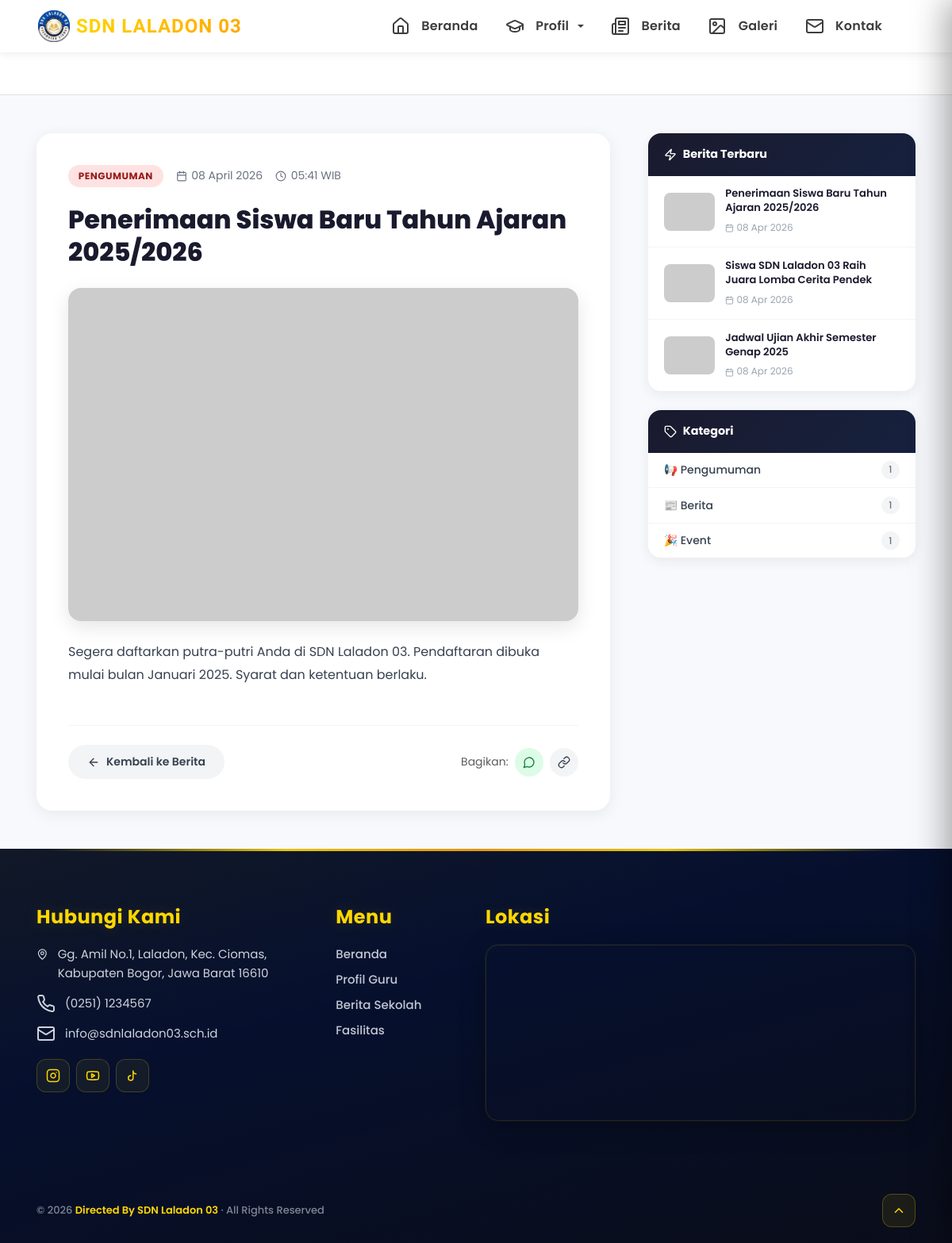
Screenshot of /laladon/berita_detail.php?id=1 with the database file from the repository.
### tables this page shows
CREATE TABLE IF NOT EXISTS announcements (
    id           INT AUTO_INCREMENT PRIMARY KEY,
    title        VARCHAR(255) NOT NULL,
    content      TEXT NOT NULL,
    category     ENUM('pengumuman', 'berita', 'event') DEFAULT 'pengumuman',
    image        VARCHAR(255) DEFAULT 'https://placehold.co/600x400/34495e/ffffff?text=Berita',
    is_published TINYINT(1) DEFAULT 1,
    created_at   TIMESTAMP DEFAULT CURRENT_TIMESTAMP
);

### laladon/berita_detail.php (the view, shortened to what this page needs)
<?php
include 'koneksi.php';
include 'header.php';
$id = isset($_GET['id']) ? (int)$_GET['id'] : 0;
$query = "SELECT * FROM announcements WHERE id='$id' AND is_published=1";
$result = mysqli_query($koneksi, $query);
$row = mysqli_fetch_assoc($result);
function getCatClass($cat) {
    return match($cat) {
        'pengumuman' => 'pengumuman',
        'berita'     => 'berita',
        'event'      => 'event',
        default      => 'berita'
    };
}
function getCatLabel($cat) {
    return match($cat) {
        'pengumuman' => 'Pengumuman',
        'berita'     => 'Berita',
        'event'      => 'Event',
        default      => 'Berita'
    };
}
?>
<section class="py-3 bg-white border-bottom">
    <div class="container">
    </div>
</section>
<section class="py-5" style="background-color:#f8f9fc;">
    <div class="container">
        <div class="row g-5">
            <div class="col-lg-8">
                <article style="background:#fff;border-radius:20px;padding:2.5rem;box-shadow:0 4px 20px rgba(0,0,0,0.07);">
                    <div class="article-meta">
                        <span class="news-cat-badge <?php echo getCatClass($row['category']); ?>" style="position:static;font-size:0.75rem;">
                            <?php echo getCatLabel($row['category']); ?>
                        </span>
                        <span class="article-meta-item">
                            <i data-lucide="calendar" style="width:14px;height:14px;"></i>
                            <?php echo date('d F Y', strtotime($row['created_at'])); ?>
                        </span>
                        <span class="article-meta-item">
                            <i data-lucide="clock" style="width:14px;height:14px;"></i>
                            <?php echo date('H:i', strtotime($row['created_at'])); ?> WIB
                        </span>
                    </div>
                    <h1 class="article-title mb-4"><?php echo htmlspecialchars($row['title']); ?></h1>
                    <img src="<?php echo htmlspecialchars($row['image']); ?>"
                         alt="<?php echo htmlspecialchars($row['title']); ?>"
                         class="article-hero">
                    <div class="article-body">
                        <?php echo nl2br(htmlspecialchars($row['content'])); ?>
                    </div>
                    <div class="mt-5 pt-4 d-flex align-items-center justify-content-between flex-wrap gap-3"
                         style="border-top:1px solid #f3f4f6;">
                        <a href="berita.php" class="article-back-btn">
                            <i data-lucide="arrow-left" style="width:16px;height:16px;"></i>
                            Kembali ke Berita
                        </a>
                        <div class="d-flex align-items-center gap-2">
                            <span class="text-muted small">Bagikan:</span>
                            <a href="#" title="Bagikan ke WhatsApp"
                               style="width:36px;height:36px;border-radius:50%;background:#dcfce7;display:flex;align-items:center;justify-content:center;color:#15803d;text-decoration:none;">
                                <i data-lucide="message-circle" style="width:16px;height:16px;"></i>
                            </a>
                            <a href="#" title="Salin tautan"
                               style="width:36px;height:36px;border-radius:50%;background:#f3f4f6;display:flex;align-items:center;justify-content:center;color:#374151;text-decoration:none;"
                               onclick="navigator.clipboard.writeText(window.location.href);return false;">
                                <i data-lucide="link" style="width:16px;height:16px;"></i>
                            </a>
                        </div>
                    </div>
                </article>
            </div>
            <div class="col-lg-4">
                <div class="news-sidebar-card">
                    <div class="news-sidebar-header">
                        <i data-lucide="zap" style="width:16px;height:16px;"></i>
                        Berita Terbaru
                    </div>
                    <?php
                    $latest_query = "SELECT * FROM announcements WHERE is_published=1 ORDER BY created_at DESC LIMIT 5";
                    $latest_result = mysqli_query($koneksi, $latest_query);
                    while ($latest = mysqli_fetch_assoc($latest_result)):
                    ?>
                    <a href="berita_detail.php?id=<?php echo $latest['id']; ?>" class="sidebar-news-item">
                        <img src="<?php echo htmlspecialchars($latest['image']); ?>" alt="<?php echo htmlspecialchars($latest['title']); ?>">
                        <div>
                            <h6><?php echo htmlspecialchars($latest['title']); ?></h6>
                            <small><i data-lucide="calendar" style="width:11px;height:11px;display:inline;"></i> <?php echo date('d M Y', strtotime($latest['created_at'])); ?></small>
                        </div>
                    </a>
                    <?php endwhile; ?>
                </div>
                <div class="news-sidebar-card">
                    <div class="news-sidebar-header">
                        <i data-lucide="tag" style="width:16px;height:16px;"></i>
                        Kategori
                    </div>
                    <?php
                    $cats = [
                        ['slug' => 'pengumuman', 'label' => '📢 Pengumuman'],
                        ['slug' => 'berita',     'label' => '📰 Berita'],
                        ['slug' => 'event',      'label' => '🎉 Event'],
                    ];
                    foreach ($cats as $cat):
                        $cnt_q = mysqli_query($koneksi, "SELECT COUNT(*) as total FROM announcements WHERE is_published=1 AND category='{$cat['slug']}'");
                        $cnt = mysqli_fetch_assoc($cnt_q)['total'];
                    ?>
                    <a href="berita.php?category=<?php echo $cat['slug']; ?>" class="sidebar-cat-btn">
                        <?php echo $cat['label']; ?>
                        <span><?php echo $cnt; ?></span>
                    </a>
                    <?php endforeach; ?>
                </div>
            </div>
        </div>
    </div>
</section>
<?php include 'footer.php'; ?>

### laladon/css/main.css (style rules this page uses)
:root { --gold: #FFD700; --gold-dark: #FFA500; --gold-deep: #e6a800; --gold-amber: #c8890a; --navy: #1a1a2e; --navy-mid: #16213e; --dark-text: #3d1f00; --gray-light: #f8f9fa; --gray-mid: #6b7280; --gray-border: #f3f4f6; --shadow-sm: 0 2px 10px rgba(0,0,0,0.08); --shadow-md: 0 4px 20px rgba(0,0,0,0.08); --shadow-lg: 0 16px 40px rgba(0,0,0,0.12); --transition-base: 0.3s ease; --transition-fast: 0.2s ease; }
html { scroll-behavior: smooth; }
body { font-family: 'Poppins', sans-serif; background-color: var(--gray-light); overflow-x: hidden; }
img { max-width: 100%; height: auto; display: block; }
section { margin: 0; padding: 0; }
.news-cat-badge { position: absolute; top: 0.85rem; left: 0.85rem; font-size: 0.72rem; font-weight: 700; padding: 0.3rem 0.8rem; border-radius: 50px; letter-spacing: 0.5px; text-transform: uppercase; }
.news-cat-badge.pengumuman { background: #fee2e2; color: #991b1b; }
.article-meta { display: flex; flex-wrap: wrap; align-items: center; gap: 1rem; margin-bottom: 1.25rem; font-size: 0.875rem; color: var(--gray-mid); }
.article-meta-item { display: flex; align-items: center; gap: 0.35rem; }
.article-title { font-size: clamp(1.5rem, 3vw, 2rem); font-weight: 800; color: var(--navy); line-height: 1.3; margin-bottom: 0; }
.article-hero { width: 100%; max-height: 420px; object-fit: cover; border-radius: 16px; margin: 1.5rem 0; box-shadow: 0 8px 24px rgba(0,0,0,0.1); }
.article-body { font-size: 1rem; line-height: 1.85; color: #374151; }
.article-back-btn { display: inline-flex; align-items: center; gap: 0.5rem; padding: 0.7rem 1.5rem; border-radius: 50px; background: var(--gray-border); color: #374151; font-weight: 600; font-size: 0.875rem; text-decoration: none; transition: all 0.25s; }
.news-sidebar-card { background: #fff; border-radius: 16px; overflow: hidden; box-shadow: 0 4px 16px rgba(0,0,0,0.07); margin-bottom: 1.5rem; }
.news-sidebar-header { background: linear-gradient(135deg, var(--navy), var(--navy-mid)); color: #fff; padding: 1rem 1.25rem; font-size: 0.9rem; font-weight: 700; display: flex; align-items: center; gap: 0.5rem; }
.sidebar-news-item { display: flex; align-items: center; gap: 0.85rem; padding: 0.85rem 1.25rem; border-bottom: 1px solid var(--gray-border); text-decoration: none; color: inherit; transition: background var(--transition-fast); }
.sidebar-news-item:last-child { border-bottom: none; }
.sidebar-news-item img { width: 64px; height: 48px; object-fit: cover; border-radius: 8px; flex-shrink: 0; }
.sidebar-news-item h6 { font-size: 0.82rem; font-weight: 600; color: var(--navy); margin: 0 0 0.2rem; line-height: 1.35; display: -webkit-box; -webkit-line-clamp: 2; line-clamp: 2; -webkit-box-orient: vertical; overflow: hidden; }
.sidebar-news-item small { color: #9ca3af; font-size: 0.75rem; }
.sidebar-cat-btn { display: flex; align-items: center; justify-content: space-between; padding: 0.65rem 1.25rem; border-bottom: 1px solid var(--gray-border); text-decoration: none; color: #374151; font-size: 0.875rem; font-weight: 500; transition: all var(--transition-fast); }
.sidebar-cat-btn:last-child { border-bottom: none; }
.sidebar-cat-btn span { font-size: 0.75rem; background: var(--gray-border); border-radius: 50px; padding: 0.15rem 0.6rem; color: var(--gray-mid); }

### laladon/css/responsive.css (style rules this page uses)
.container, .container-fluid { width: 100%; padding-left: 1rem; padding-right: 1rem; box-sizing: border-box; }
section { overflow-x: hidden; }

### laladon/footer.php (style rules this page uses)
:root { --footer-gold: #FFD700; --footer-gold-dark: #FFA500; --footer-bg: linear-gradient(165deg, #0a1228 0%, #06102e 35%, #050a1a 100%); --footer-bg-gold-tint: linear-gradient(165deg, rgba(255, 215, 0, 0.03) 0%, transparent 40%, rgba(255, 165, 0, 0.02) 100%); }

### rows the page displays
announcements: category "PENGUMUMAN", created_at "08 April 2026", created_at "05:41", title "Penerimaan Siswa Baru Tahun Ajaran 2025/2026", content "Segera daftarkan putra-putri Anda di SDN Laladon 03. Pendaftaran dibuka mulai bulan Januari 2025. Syarat dan ketentuan berlaku.", created_at "08 Apr 2026"
announcements: title "Siswa SDN Laladon 03 Raih Juara Lomba Cerita Pendek", created_at "08 Apr 2026"
announcements: title "Jadwal Ujian Akhir Semester Genap 2025", created_at "08 Apr 2026"

### other values shown
$cat['label'] "📢 Pengumuman"
$cnt "1"
$cat['label'] "📰 Berita"
$cat['label'] "🎉 Event"
